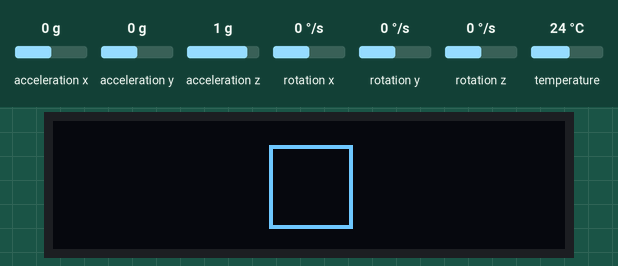
Recording of a sketch running on a simulated ESP32. Shown: 128×32 one-colour display. Inputs (shaded band) come from the test bench; at power-on: acceleration x 0 g, acceleration y 0 g, acceleration z 1 g, rotation x 0 °/s, rotation y 0 °/s, rotation z 0 °/s, temperature 24 °C.

Above: at 1.2 s.
1.3 s: acceleration x set to -1.4 g
At 1.7 s:
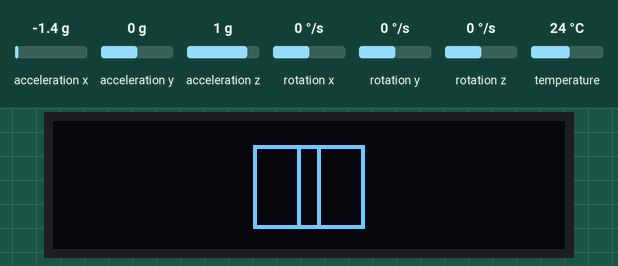
2.8 s: acceleration y set to -1.4 g
At 4.0 s:
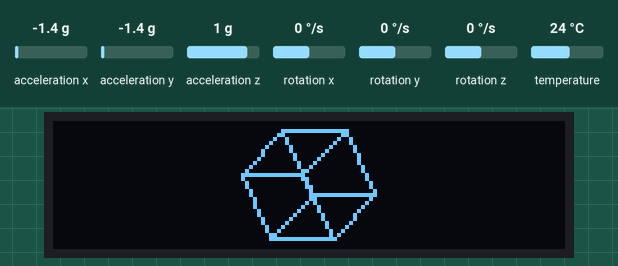
4.3 s: acceleration z set to -1.4 g
At 5.5 s:
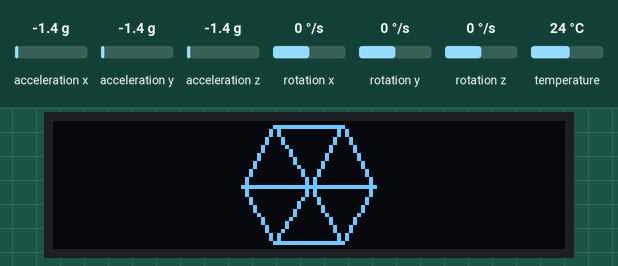
5.8 s: acceleration x set to -0.8 g
At 6.4 s:
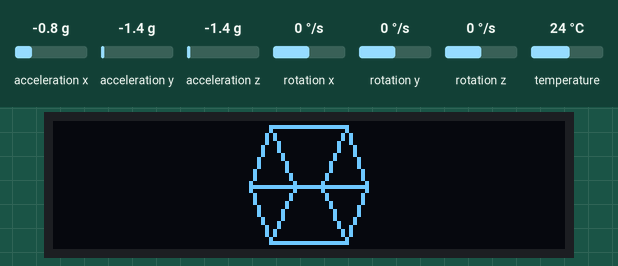
Timing chart, 0 to 8.3 s (numbered marks = the images above; inputs shaded):
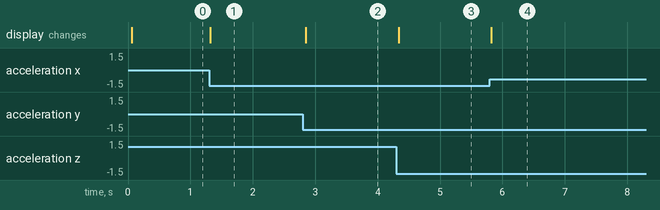

The sketch:

cube.ino
```cpp
#include <Wire.h>
#include <Adafruit_GFX.h>
#include <Adafruit_SSD1306.h>
#include <Adafruit_MPU6050.h>
#include <Adafruit_Sensor.h>

#define SCREEN_WIDTH 128
#define SCREEN_HEIGHT 32
#define OLED_RESET -1
#define SDA_PIN 21
#define SCL_PIN 22

Adafruit_SSD1306 display(SCREEN_WIDTH, SCREEN_HEIGHT, &Wire, OLED_RESET);
Adafruit_MPU6050 mpu;

void setup() {
  Serial.begin(115200);
  Wire.begin(SDA_PIN, SCL_PIN);

  if (!display.begin(SSD1306_SWITCHCAPVCC, 0x3C)) {
    Serial.println("SSD1306 allocation failed");
    for (;;);
  }

  if (!mpu.begin()) {
    Serial.println("MPU6050 not found");
    for (;;);
  }

  mpu.setAccelerometerRange(MPU6050_RANGE_4_G);
  mpu.setGyroRange(MPU6050_RANGE_500_DEG);
  mpu.setFilterBandwidth(MPU6050_BAND_21_HZ);

  display.clearDisplay();
  display.display();
}

void loop() {
  sensors_event_t a, g, temp;
  mpu.getEvent(&a, &g, &temp);

  float roll = atan2(a.acceleration.y, a.acceleration.z);
  float pitch = atan2(-a.acceleration.x, sqrt(a.acceleration.y * a.acceleration.y + a.acceleration.z * a.acceleration.z));

  const float size = 10;
  float verts[8][3] = {
    {-size, -size, -size}, {size, -size, -size}, {size, size, -size}, {-size, size, -size},
    {-size, -size, size},  {size, -size, size},  {size, size, size},  {-size, size, size}
  };

  int edges[12][2] = {
    {0, 1}, {1, 2}, {2, 3}, {3, 0},
    {4, 5}, {5, 6}, {6, 7}, {7, 4},
    {0, 4}, {1, 5}, {2, 6}, {3, 7}
  };

  display.clearDisplay();
  for (int i = 0; i < 12; i++) {
    int v1 = edges[i][0];
    int v2 = edges[i][1];
    int16_t x1, y1, x2, y2;
    rotateProject(verts[v1][0], verts[v1][1], verts[v1][2], roll, pitch, x1, y1);
    rotateProject(verts[v2][0], verts[v2][1], verts[v2][2], roll, pitch, x2, y2);
    display.drawLine(x1, y1, x2, y2, SSD1306_WHITE);
  }

  display.display();
  delay(30);
}

void rotateProject(float x, float y, float z, float roll, float pitch, int16_t &px, int16_t &py) {
  float y1 = y * cos(roll) - z * sin(roll);
  float z1 = y * sin(roll) + z * cos(roll);
  float x2 = x * cos(pitch) + z1 * sin(pitch);
  float z2 = -x * sin(pitch) + z1 * cos(pitch);

  px = (int16_t)(x2 + SCREEN_WIDTH / 2);
  py = (int16_t)(y1 + SCREEN_HEIGHT / 2);
}
```

Measured:
- after the input at 1.3 s, the display: changes at once (image 1)
- after the input at 2.8 s, the display: changes after 0.05 s (image 2)
- after the input at 4.3 s, the display: changes at once (image 3)
- after the input at 5.8 s, the display: changes at once (image 4)
